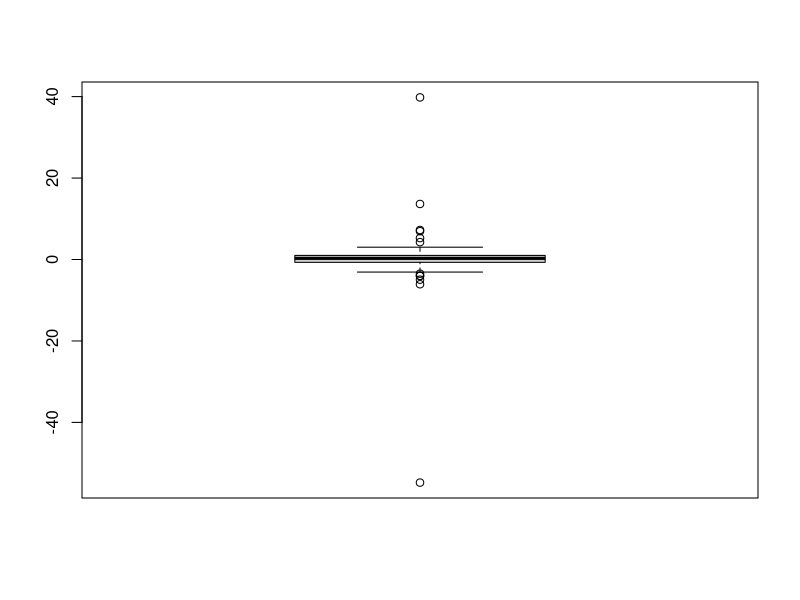
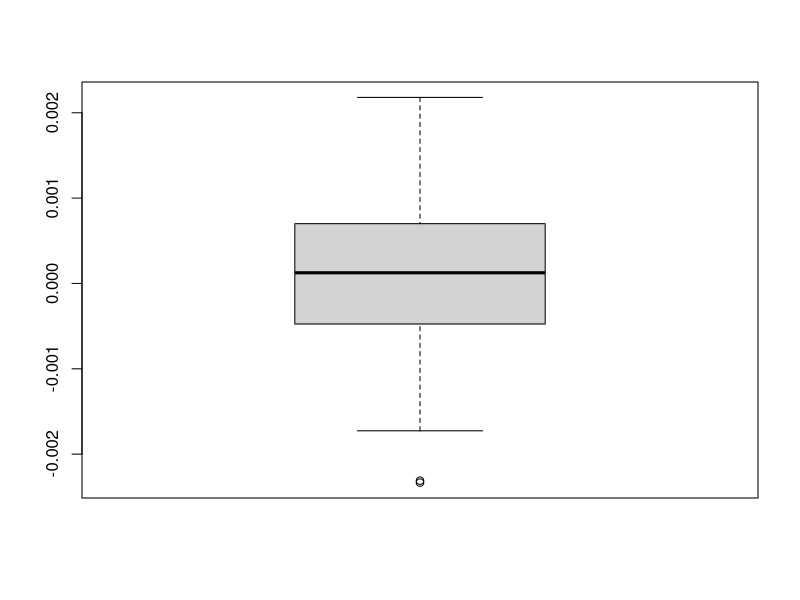

Write the R code that produced these figures, in order.
## ---- chunk 1
#options(width = 120)
knitr::opts_chunk$set(fig.width=10,fig.align='center')
## ---- chunk 2
set.seed(13012021)
n.sim <- 1e6
## ---- chunk 3
observed.x <- 322.4
hypothesised.mean.x <- 325
hypothesised.sd.x <- 5
n.boxes <- 30
sample.from.hypothesised.distribution <- 
  rnorm(n.sim,hypothesised.mean.x,hypothesised.sd.x/sqrt(n.boxes))
p.value <- mean(abs(sample.from.hypothesised.distribution - hypothesised.mean.x) 
                >= 
                  abs(observed.x - hypothesised.mean.x))
print(p.value)
## ---- chunk 4
z.test.two.tail <- function(observed,hypothesised.mean,hypothesised.sd){
  margin <- abs(observed - hypothesised.mean)
  return(2*pnorm(hypothesised.mean - margin,hypothesised.mean,hypothesised.sd))
}
z.test.two.tail(observed.x,hypothesised.mean.x,hypothesised.sd.x/sqrt(n.boxes))
## ---- chunk 5
n.cup <- 4 # the number of cups each way
# 1 denotes a tea-first cup, 0 denotes a milk-first cup
# the lady chooses milk-first cups, 
# so the number of 1s in the sample is the number of mistakes
hypothesised.n.mistakes <- 
  replicate(n.sim,
            sum(sample(c(rep.int(1,n.cup),rep.int(0,n.cup)),n.cup,replace=FALSE))
            )
## equivalently and more efficiently, we can use
# hypothesised.n.mistakes <- rhyper(n.sim,n.cup,n.cup,n.cup)
print(paste0("Probablity of no mistakes: ",mean(hypothesised.n.mistakes==0)))
print(paste0("Probablity of at most one mistake: ",mean(hypothesised.n.mistakes<=1)))
print(paste0("Probablity of no or all mistakes: ",
             mean(hypothesised.n.mistakes==0 | hypothesised.n.mistakes==n.cup)))
## ---- chunk 6
sample.of.t1.means <- replicate(100,mean(rt(1e6,1)))
summary(sample.of.t1.means)
sd(sample.of.t1.means)
boxplot(sample.of.t1.means)
## ---- chunk 7
sample.of.norm.means <- replicate(100,mean(rnorm(1e6)))
summary(sample.of.norm.means)
sd(sample.of.norm.means)
boxplot(sample.of.norm.means)
## ---- chunk 8
hyp.mean <- 325
hyp.sd <- 5
n.boxes <- 30
unif.min <- hyp.mean - hyp.sd*sqrt(3)
unif.max <- hyp.mean + hyp.sd*sqrt(3)
observed.average.weights <- replicate(n.sim,
                                      mean(runif(n.boxes,unif.min,unif.max))
                                      )
## ---- chunk 9
significance.level <- 0.05
z.test.mean <- hyp.mean
z.test.sd <- hyp.sd/sqrt(n.boxes)
test.p.values <- z.test.two.tail(observed.average.weights,
                                 hyp.mean,hyp.sd/sqrt(n.boxes))
print(paste0("The proportion of Type I errors is ",
             mean(test.p.values < significance.level)))
## ---- chunk 10
alt.hyp.mean <- 320
observed.average.weights <- rnorm(n.sim,alt.hyp.mean,hyp.sd/sqrt(n.boxes))
## ---- chunk 11
test.p.values <- z.test.two.tail(observed.average.weights,
                                 hyp.mean,hyp.sd/sqrt(n.boxes))
print(paste0("The power of the test is ",
             mean(test.p.values < significance.level)))
## ---- chunk 12
alt.hyp.mean <- 324
observed.average.weights <- rnorm(n.sim,alt.hyp.mean,hyp.sd/sqrt(n.boxes))
test.p.values <- z.test.two.tail(observed.average.weights,
                                 hyp.mean,hyp.sd/sqrt(n.boxes))
print(paste0("The power of the test is ",
             mean(test.p.values < significance.level)))
## ---- chunk 13
Simulation.Repeated <- 10000 # the number of times we repeat the simulation - affects accuracy of the results
repl <- 10 # the number of replications, n, also called the sample size
significance <- 0.05
n.errors <- 0 # this is just a counter
for(i in 1:Simulation.Repeated){
  x <- rnorm(repl); # generate i.i.d. "observations" from the standard normal distribution

  # calculate the p-value from the t-test 
  if (t.test(x,mu=0)$p.value < significance){
    # if the p-value is smaller than the significance level, 
    # then it is a Type I error (rejecting the null hypothesis, while it is correct)
    n.errors <- n.errors + 1
  }
}
n.errors/Simulation.Repeated
## ---- chunk 14
for(mu in c(1,0.5,0.1)){
  n.errors <- 0 
  for(i in 1:Simulation.Repeated){
    x <- rnorm(repl); # generate i.i.d. "observations" from the standard normal distribution
  
    # the t-test now tests a different hypothesis, so "n.errors" is now the number of correct answers!
    if (t.test(x,mu=mu)$p.value < significance){
      n.errors <- n.errors + 1
    }
  }
  print(paste0("For the true mean = ",mu, " the power is ",n.errors/Simulation.Repeated),quote=FALSE)
}
## ---- chunk 15
for(df in c(1,2,5,10,50)){
  n.errors <- 0 
  for(i in 1:Simulation.Repeated){
    x <- rt(repl,df=df); # generate i.i.d. "observations" from the t-distribution with df degrees of freedom
  
    if (t.test(x,mu=0)$p.value < significance){
      n.errors <- n.errors + 1
    }
  }
  print(paste0("For t with ",df, " degrees of freedom, the true p-value is ",n.errors/Simulation.Repeated),quote=FALSE)
}
## ---- chunk 16
for(i in 1:Simulation.Repeated){
  x <- runif(repl,min=-1,max=1); # generate i.i.d. "observations" from the uniform distribution of [-1,1]

  if (t.test(x,mu=0)$p.value < significance){
    n.errors <- n.errors + 1
  }
}  
print(paste0("The true p-value is ",n.errors/Simulation.Repeated),quote=FALSE)
## ---- chunk 17
for(i in 1:Simulation.Repeated){
  x <- rexp(repl,rate=1)-1; 
  # generate i.i.d. "observations" from the exponential distribution with 1 subtracted to make the mean 1

  if (t.test(x,mu=0)$p.value < significance){
    n.errors <- n.errors + 1
  }
}  
print(paste0("The true p-value is ",n.errors/Simulation.Repeated),quote=FALSE)
## ---- chunk 18
for(d in c(0,0,0,0,1,2,3,4)){
  n.errors <- 0 
  for(i in 1:Simulation.Repeated){
    x <- round(rnorm(repl),digits=d); 
    # generate i.i.d. "observations" from the standard normal distribution but rounded to d digits only
  
    try(
    # sometimes the sample consists of identical values and t.test() returns an error - try() allows us to ignore such cases
      if (t.test(x,mu=0)$p.value < significance){
        n.errors <- n.errors + 1
      }
    )
  }
  print(paste0("For ",d, " digits, the true p-value is ",n.errors/Simulation.Repeated),quote=FALSE)
}
## ---- chunk 19
repl <- 4 # for smaller sample size the difference between pooled and non-pooled variances is more visible
  n.errors.p <- 0
  n.errors.np <- 0
  for(i in 1:Simulation.Repeated){
    x <- rnorm(repl); y <- rnorm(repl); # generate two i.i.d. samples from the standard normal distribution
  
    if (t.test(x,y,var.equal=FALSE)$p.value < significance){
      n.errors.np <- n.errors.np + 1
    }
    if (t.test(x,y,var.equal=TRUE)$p.value < significance){
      n.errors.p <- n.errors.p + 1
    }
  }
  print(paste0("For pooled variance, the p-value is ",n.errors.p/Simulation.Repeated),quote=FALSE)
  print(paste0("For non-pooled variance, the p-value is ",n.errors.np/Simulation.Repeated),quote=FALSE)
## ---- chunk 20
for(mu in c(3,2,1,0.5,0.1)){
  n.errors.p <- 0
  n.errors.np <- 0
  for(i in 1:Simulation.Repeated){
    x <- rnorm(repl); y <- rnorm(repl) + mu; # the second sample has the mean equal to mu
  
    if (t.test(x,y,var.equal=FALSE)$p.value < significance){
      n.errors.np <- n.errors.np + 1
    }
    if (t.test(x,y,var.equal=TRUE)$p.value < significance){
      n.errors.p <- n.errors.p + 1
    }
  }
  print(paste0("For pooled variance and shift ",mu," the power is ",n.errors.p/Simulation.Repeated),quote=FALSE)
  print(paste0("For non-pooled variance and shift ",mu," the power is ",n.errors.np/Simulation.Repeated),quote=FALSE)
}  
## ---- chunk 21
for (sd in c(2,3,5)){
  n.errors.p <- 0
  n.errors.np <- 0
  for(i in 1:Simulation.Repeated){
    x <- rnorm(repl); y <- rnorm(repl,sd=sd); # one standard deviation is 1 and the other is sd
  
    if (t.test(x,y,var.equal=FALSE)$p.value < significance){
      n.errors.np <- n.errors.np + 1
    }
    if (t.test(x,y,var.equal=TRUE)$p.value < significance){
      n.errors.p <- n.errors.p + 1
    }
  }
  print(paste0("For pooled variance and the second standard deviation ",sd,", the true p-value is ",n.errors.p/Simulation.Repeated),quote=FALSE)
  print(paste0("For non-pooled variance and the second standard deviation ",sd,", the true p-value is ",n.errors.np/Simulation.Repeated),quote=FALSE)
}  
## ---- chunk 22
for(mu in c(5,3,2,1)){
  n.errors.p <- 0
  n.errors.np <- 0
  for(i in 1:Simulation.Repeated){
    x <- rnorm(repl); y <- rnorm(repl,mean=mu,sd=3); # one standard deviation is 1 and the other is 3
  
    if (t.test(x,y,var.equal=FALSE)$p.value < significance){
      n.errors.np <- n.errors.np + 1
    }
    if (t.test(x,y,var.equal=TRUE)$p.value < significance){
      n.errors.p <- n.errors.p + 1
    }
  }
  print(paste0("For pooled variance and shift ",mu,", the power is ",n.errors.p/Simulation.Repeated),quote=FALSE)
  print(paste0("For non-pooled variance and shift ",mu,", the power is ",n.errors.np/Simulation.Repeated),quote=FALSE)
}  
